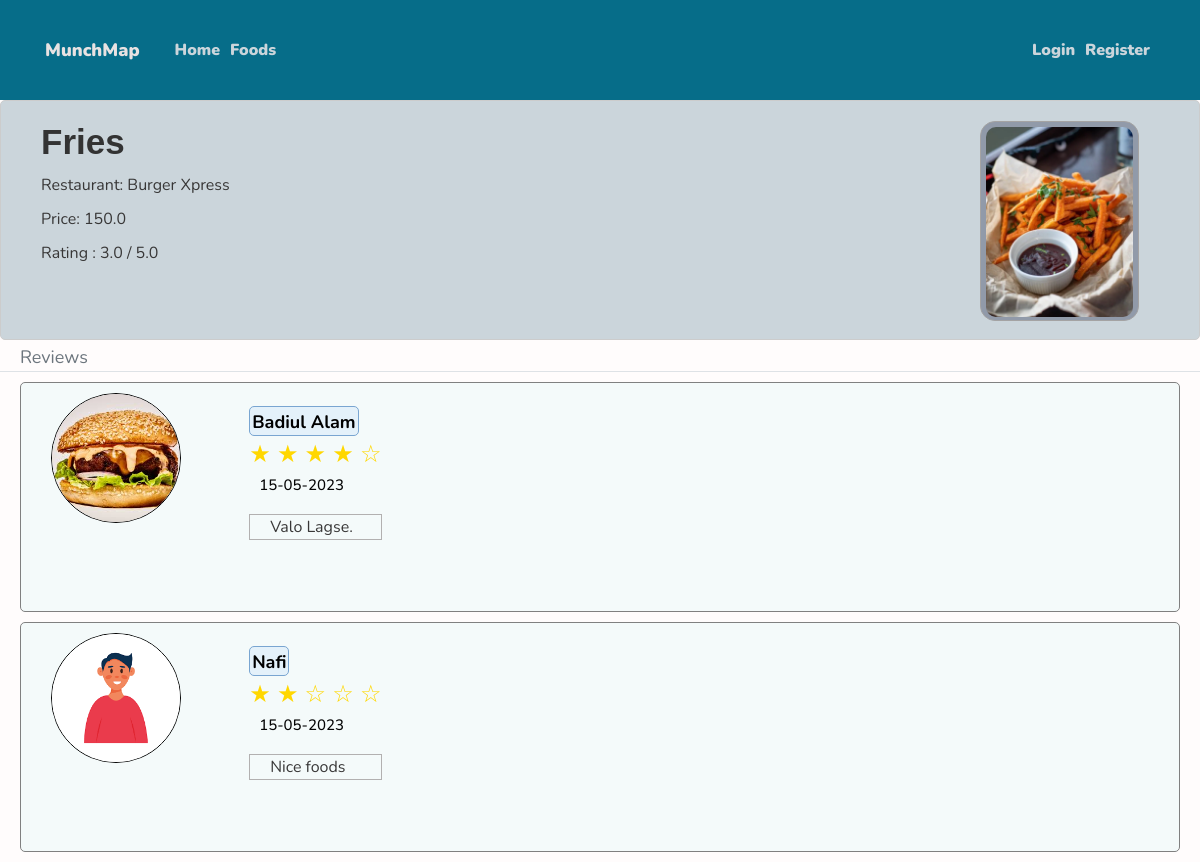
The page /food/2 on the database its author committed.
### website/models.py (models this page shows, shortened)
class Food(db.Model):
    id = db.Column(db.Integer, primary_key=True)
    name = db.Column(db.String(100), nullable=False)
    restaurant_id = db.Column(db.Integer, db.ForeignKey(
        'restaurant.id'), nullable=False)
    image_file = db.Column(db.String(20), nullable=False,
                           default='default.jpg')
    rating = db.Column(db.Float, default=0.0)
    description = db.Column(db.Text, nullable=False, default='No description')
    reviews = db.relationship('FoodReview', backref='review_for', lazy=True)
    rating_count = db.Column(db.Float, nullable=False, default=0.0)
    total_rating = db.Column(db.Float, nullable=False, default=0.0)
    rating = db.Column(db.Float, nullable=False, default=0.0)
    price = db.Column(db.Float, nullable=False, default=0.0)

class Restaurant(db.Model):
    id = db.Column(db.Integer, primary_key=True)
    name = db.Column(db.String(100), nullable=False)
    owner_id = db.Column(db.Integer, db.ForeignKey('user.id'), nullable=False)
    image_file = db.Column(db.String(20), nullable=False,
                           default='default.jpg')
    location = db.Column(db.String(100), nullable=False)
    description = db.Column(db.Text, nullable=False, default='No description')
    detail_location = db.Column(db.Text)
    rating = db.Column(db.Float, default=0.0)
    foods = db.relationship('Food', backref='belong_to', lazy=True)
    reviews = db.relationship(
        'RestaurantReview', backref='review_for', lazy=True)
    rating_count = db.Column(db.Float, nullable=False, default=0.0)
    total_rating = db.Column(db.Float, nullable=False, default=0.0)
    ratign = db.Column(db.Float, nullable=False, default=0.0)

class FoodReview(db.Model):
    id = db.Column(db.Integer, primary_key=True)
    food_id = db.Column(db.Integer, db.ForeignKey('food.id'), nullable=False)
    reviewer_id = db.Column(db.Integer, db.ForeignKey(
        'user.id'), nullable=False)
    description = db.Column(db.Text)
    date_posted = db.Column(db.DateTime, nullable=False,
                            default=datetime.utcnow)
    rating = db.Column(db.Integer, nullable=False, default=0)

class User(db.Model, UserMixin):
    id = db.Column(db.Integer, primary_key=True)
    username = db.Column(db.String(20), unique=True, nullable=False)
    email = db.Column(db.String(120), unique=True, nullable=False)
    image_file = db.Column(db.String(20), nullable=False,
                           default='default.jpg')
    password = db.Column(db.String(60), nullable=False)
    restaurants = db.relationship('Restaurant', backref='owner', lazy=True)
    restaurant_reviews = db.relationship(
        'RestaurantReview', backref='reviewer', lazy=True)
    food_reviews = db.relationship('FoodReview', backref='reviewer', lazy=True)

### website/foods/routes.py (the view)
@foods.route("/food/<int:food_id>")
def food(food_id):
    food = Food.query.get_or_404(food_id)
    reviews = FoodReview.query.filter_by(food_id=food_id).order_by(
        FoodReview.date_posted.desc()).all()
    return render_template('review.html', food=food, reviews=reviews)

### website/templates/review.html (shortened to what this page needs)
<!DOCTYPE html>
<html>
  <head>
    <link
      rel="stylesheet"
      href="https://maxcdn.bootstrapcdn.com/bootstrap/4.0.0/css/bootstrap.min.css"
    />
    <link
      rel="stylesheet"
      href="https://cdnjs.cloudflare.com/ajax/libs/font-awesome/5.15.3/css/all.min.css"
    />
    <link
      rel="stylesheet"
      type="text/css"
      href="{{ url_for('static', filename='review.css') }}"
    />
  </head>
  <body>
    <header class="site-header">
      <nav class="navbar navbar-expand-md navbar-dark bg-steel fixed-top">
        <div class="container">
          <a class="navbar-brand mr-8" href="/">MunchMap</a>
          <div class="collapse navbar-collapse" id="navbarToggle">
            <div class="navbar-nav mr-auto">
              <a class="nav-item nav-link" href="{{ url_for('main.home') }}"
                >Home</a
              >
              <a class="nav-item nav-link" href="{{ url_for('main.home2') }}"
                >Foods</a
              >
            </div>
            <div class="navbar-nav">
              {% if current_user.is_authenticated %}
              <a
                class="nav-item nav-link"
                href="{{ url_for('restaurants.restaurant', restaurant_id = food.belong_to.id) }}"
                >Back to Restaurant</a
              >
              <a class="nav-item nav-link" href="{{ url_for('users.account') }}"
                >{{ current_user.username }}</a
              >
              <a class="nav-item nav-link" href="{{ url_for('users.logout') }}"
                >Logout</a
              >
              {% else %}
              <a class="nav-item nav-link" href="{{ url_for('users.login') }}"
                >Login</a
              >
              <a
                class="nav-item nav-link"
                href="{{ url_for('users.register') }}"
                >Register</a
              >
              {% endif %}
            </div>
          </div>
        </div>
      </nav>
    </header>
    <div class="restaurant-details">
      <div class="text-container">
        <h1>{{ food.name }}</h1>
        <p>Restaurant: {{ food.belong_to.name }}</p>
        <p>Price: {{ food.price }}</p>
        {% if food.rating_count > 0 %}
        <p>
          Rating : {{ (food.total_rating/food.rating_count) | round(1) }} / 5.0
        </p>
        {% else %}
        <p>Rating : 0 / 5</p>
        {% endif %}
      </div>
      <div class="cover-image-container">
        <img
          class="cut-image"
          src="{{ url_for('static', filename='profile_pics/' + food.image_file) }}"
          alt="Food Image"
        />
      </div>
    </div>
    <div class="row">
      <div class="col-md-10">
      </div>
    </div>
    <div class="border-bottom pt-1">
      <text
        class="text-muted"
        ,
        style="margin-left: 20px; margin-bottom: 20px; font-size: large"
      >
        Reviews
      </text>
    </div>
    {% set flag = [] %}
    <div class="reviews">
      {% for review in food.reviews %}
      <div class="review">
        <div class="profile-pic">
          <img
            src="{{ url_for('static', filename='profile_pics/' + review.reviewer.image_file) }}"
            alt="Profile Picture"
          />
        </div>
        <div class="review-content">
          {% if review.reviewer == current_user %}
          <div class="username" style="color: blueviolet">
            {% set temp = flag.append(TRUE) %} {{ review.reviewer.username }}
            (me)
          </div>
          {% else %}
          <div class="username">{{ review.reviewer.username }}</div>
          {% endif %}
          <div class="rating-stars">
            {% set filled_stars = review.rating %} {% set empty_stars = 5 -
            review.rating %} {% for _ in range(filled_stars) %}
            <span class="filled-star">★</span>
            {% endfor %} {% for _ in range(empty_stars) %}
            <span class="empty-star"></span>
            {% endfor %}
          </div>
          <h4
            style="
              margin-left: 30px;
              vertical-align: middle;
              margin-top: 10px;
              margin-bottom: 20px;
            "
          >
            {{ review.date_posted.strftime('%d-%m-%Y') }}
          </h4>
          <div class="review-description"><p>{{ review.description }}</p></div>
        </div>
      </div>
      {% endfor %}
    </div>
  </body>
</html>

### website/static/review.css (style rules this page uses)
* { font-family: "Nunito", sans-serif; margin: 0; padding: 0; box-sizing: border-box; outline: none; border: none; text-decoration: none; transition: all 0.2s linear; }
html { font-size: 62.5%; overflow-x: hidden; scroll-behavior: smooth; scroll-padding-top: 6rem; }
body { background: #fffcfc; color: #c86a6a; margin-top: 10rem; }
h1, h2, h3, h4, h5, h6 { color: #040404; }
a { color: black; font-size: large; font-weight: 1000; }
.bg-steel { background-color: #066d89; height: 100px; position: absolute; transition: transform 0.3s ease; top: 0; left: 0; width: 100%; }
.site-header .navbar-nav .nav-link { color: #cbd5db; font-size: medium; }
.site-header .navbar-brand { color: rgb(232, 226, 226); font-size: large; margin-right: 30px; border: #1f2223; }
.cut-image { padding: 5px; height: 200px; border-radius: 15px; }
h1 { font-family: Arial, sans-serif; color: #333; margin-bottom: 10px; font-size: 35px; font-weight: 700; }
p { color: #383737; margin-bottom: 10px; font-size: medium; }
.review { display: flex; height: 230px; margin-top: 10px; margin-bottom: 10px; margin-left: 20px; margin-right: 20px; border: 1px solid gray; border-radius: 5px; background-color: #f4fafa; }
.profile-pic img { width: 130px; height: 130px; border-radius: 50%; object-fit: cover; margin-top: 10px; margin-left: 30px; border-radius: 75px; border: 1px solid black; }
.review-content { margin-left: 25px; padding: 2%; }
.review-content .username { text-align: center; height: 30px; width: fit-content; margin-top: 0; background-color: #e4f1fa; margin-left: 20px; scale: 1; color: black; font-weight: 700; border: 1px solid rgb(121, 165, 209); border-radius: 5px; padding: 2px; font-size: large; }
.review-content p { margin-left: 20px; margin-bottom: 0; font-size: medium; }
.restaurant-details { display: flex; background-color: #cbd5db; margin-top: 80px; width: 100%; padding-right: 40px; padding-left: 40px; padding-top: 20px; padding-bottom: 20px; height: 240px; border: 1px solid #ccc; border-radius: 5px; }
.text-container { flex-grow: 1; }
.cover-image-container { margin-right: 20px; border: 1px solid rgb(164, 163, 163); height: 200px; width: fit-content; border-radius: 15px; background-color: #919aa9; margin-bottom: 20px; }
.rating-stars { color: #ffd700; height: 30px; font-size: 24px; display: inline-block; vertical-align: middle; margin-left: 20px; }
.empty-star:before { content: "\2606"; }
.review-description { align-self: left; margin-left: 20px; height: fit-content; min-height: 20px; border: 1px solid rgb(178, 176, 176); }

### rows shown on the page
Food: name "Fries", price "150.0", (food.total_rating/food.rating_count)|round(1) "3.0", image_file (picture)
Restaurant: belong_to.name "Burger Xpress"
FoodReview: image_file (placeholder picture), reviewer.username "Badiul Alam", date_posted "15-05-2023", description "Valo Lagse."
FoodReview: image_file (picture), reviewer.username "Nafi", date_posted "15-05-2023", description "Nice foods"
